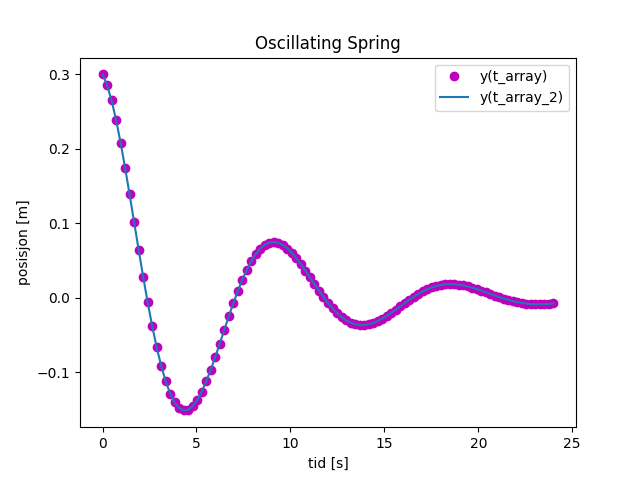

Python code for this plot:
#6.4
import numpy as np
import matplotlib.pyplot as plt

A = 0.3      #lengden målt i m
k = 4.0      #[kg/(s**2)]
y = 0.0      #start høyden målt i m
m = 9.0      #massen av steinen målt i kg
gamma = 0.15 #[s**(-1)]
n = 101
dt = 0.24

def y(t):
    return A*np.exp((-gamma)*t)*np.cos(np.sqrt(k/m)*t)

t_array = np.zeros(n) #tom array
y_array = np.zeros(n) #tom array

for i in range(n): #lager en for-løkke som fyller arrayene med y og t verdier
    t_array[i] = i*dt
    y_array[i] = y(t_array[i])


t_array_2 = np.linspace(0,24,101) #lager en ny t_array med linspace
y_array_2 = y(t_array_2) #lager en ny y_array og kaller på y(t) med nye t_array


plt.plot(t_array,y_array, 'mo')
plt.plot(t_array_2,y_array_2)
plt.title('Oscillating Spring')
plt.xlabel('tid [s]')
plt.ylabel('posisjon [m]')
plt.legend(['y(t_array)','y(t_array_2)'])
plt.show()

"""
Terminal>oscillating_spring.py
"""
#se vedlegg: oscillating_spring.png 
